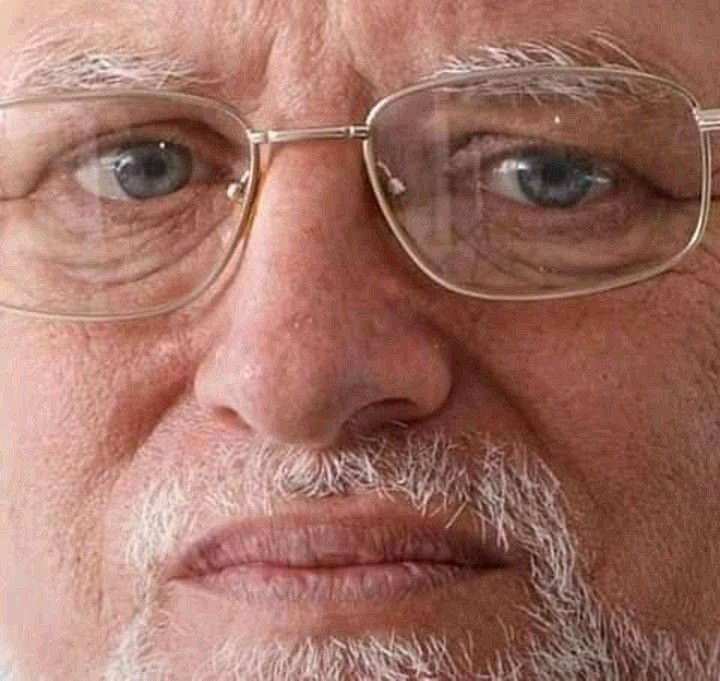
#> input picture abuelo.jpg, 720 x 681 px, given in place of the camera
$ python Camara_compu_rectangle.py
#> lines starting #> are read from the running program, lines starting #| are printed output that depends on the picture; after the words box and inside, x2 and y2 are one past the last pixel; in counts of white or black regions, pixels touching at a corner belong together
import cv2

cap = cv2.VideoCapture(0)

winName='IP_CAM'
cv2.namedWindow(winName,cv2.WINDOW_AUTOSIZE)
while(1):
    #cap.open(url)
    ret,frame=cap.read()
#> frame is the input picture: shape (681, 720, 3); mean B, G, R 100.7, 112.6, 160.3
    video=cv2.cvtColor(frame,cv2.COLOR_RGB2HSV)
#> video: shape (681, 720, 3); mean H, S, V 113.9, 102.5, 160.3
    video2=cv2.cvtColor(frame,cv2.COLOR_RGB2BGR)
    print(video.shape)
#| (681, 720, 3)

    video=cv2.resize(frame,(100,200))
#> video: shape (200, 100, 3)
    H = video[: , : , 0]
    S = video[: , : , 1]
    V = video[: , : , 2]
    H[:,:]=130
#> H: shape (200, 100); every value is 130
    video[:,:,0]=H
    HSV=cv2.merge((H,S,V))
    video_1=cv2.cvtColor(HSV,cv2.COLOR_HSV2RGB)

    ancho=2
    alto=2
    video1=cv2.resize(frame,(0,0),frame,ancho,alto)
    R = video1[: , : , 0]
    G = video1[: , : , 1]
    B = video1[: , : , 2]
    G[:,:]=180
#> G: shape (1362, 1440); every value is 180
    video1[:,:,0]=G
    RGB=cv2.merge((R,G,B))


    video2=cv2.flip(frame,0)
    B_1 = video2[: , : , 0]
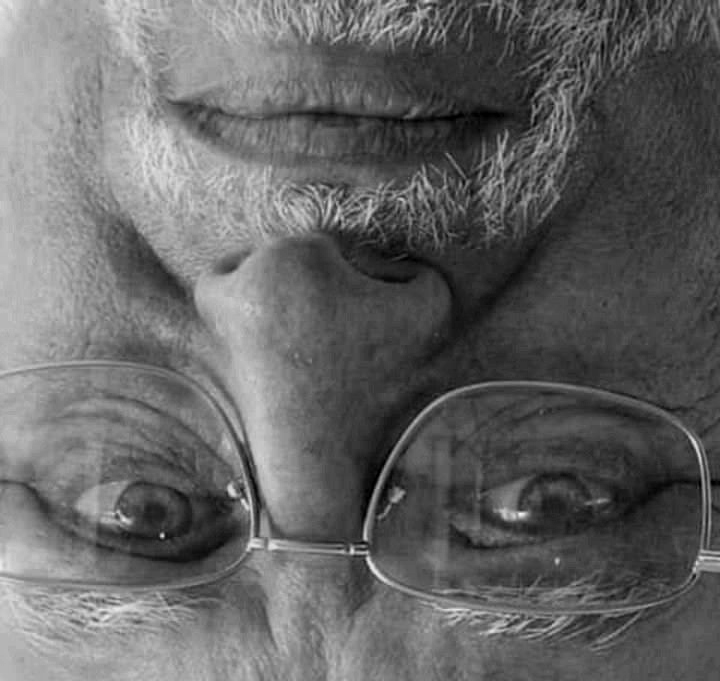
#> B_1: shape (681, 720); min 0, max 246, mean 100.7
    G_1 = video2[: , : , 1]
    R_1 = video2[: , : , 2]
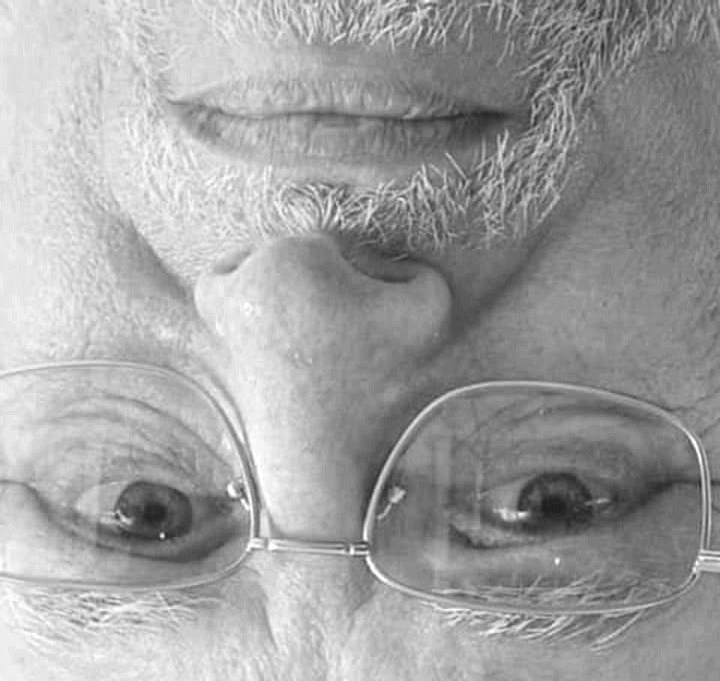
#> R_1: shape (681, 720); min 29, max 255, mean 160.3
    B_1[:,:]=210
#> B_1: shape (681, 720); every value is 210
    video2[:,:,0]=B_1
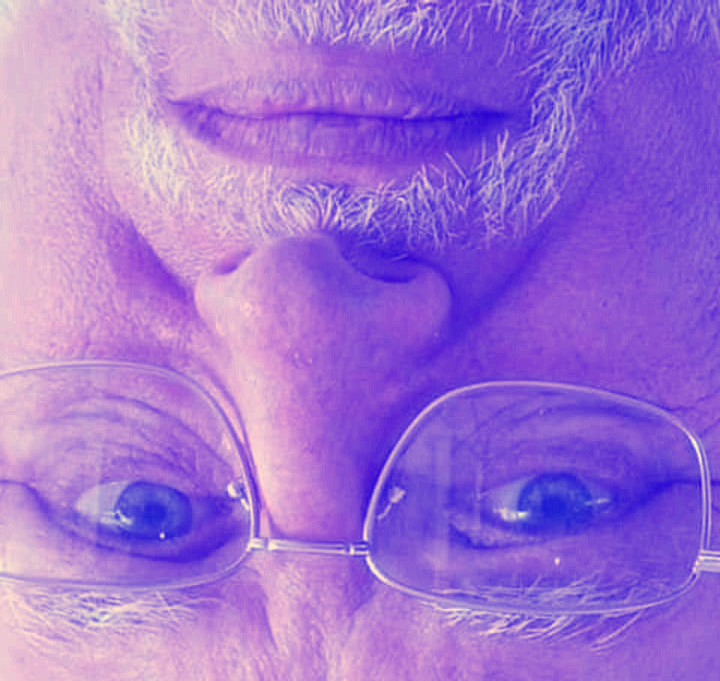
#> video2: shape (681, 720, 3); mean B, G, R 210, 112.6, 160.3
    BGR=cv2.merge((B_1,G_1,R_1))
    video_3=cv2.cvtColor(BGR,cv2.COLOR_BGR2RGB)

    #cv2.rectangle(frame,pt1=(20,10),pt2=(100,200),color=(255,255,0),thickness=10)
    print(frame.shape)
#| (681, 720, 3)
    if ret:

        #frame=cv2.rotate(frame,cv2.ROTATE_90_CLOCKWISE)
        frame_2=cv2.flip(frame,1)
        cv2.rectangle(frame_2,pt1=(20,10),pt2=(100,200),color=(255,255,0),thickness=10)
        cv2.circle(frame_2,center=(320,240),radius=20,color=(255,120,110),thickness=5)
        cv2.circle(frame_2,center=(50,20),radius=20,color=(255,0,255),thickness=-1)
        cv2.line(frame_2,pt1=(0,0),pt2=(640,480),color=(120,120,120),thickness=5)
        fuente=cv2.FONT_ITALIC
        cv2.putText(frame_2,text="Hola mundo",org=(10,240),fontFace=fuente,fontScale=2,color=(230,250,255),thickness=1, lineType=cv2.LINE_AA)
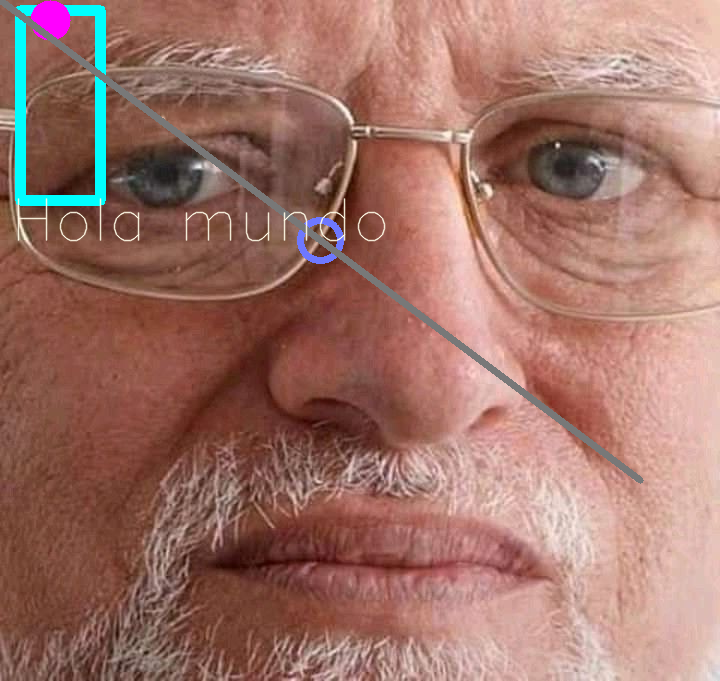
#> frame_2: shape (681, 720, 3); mean B, G, R 104.1, 114.8, 159.1
        gris=cv2.cvtColor(frame,cv2.COLOR_BGR2GRAY)
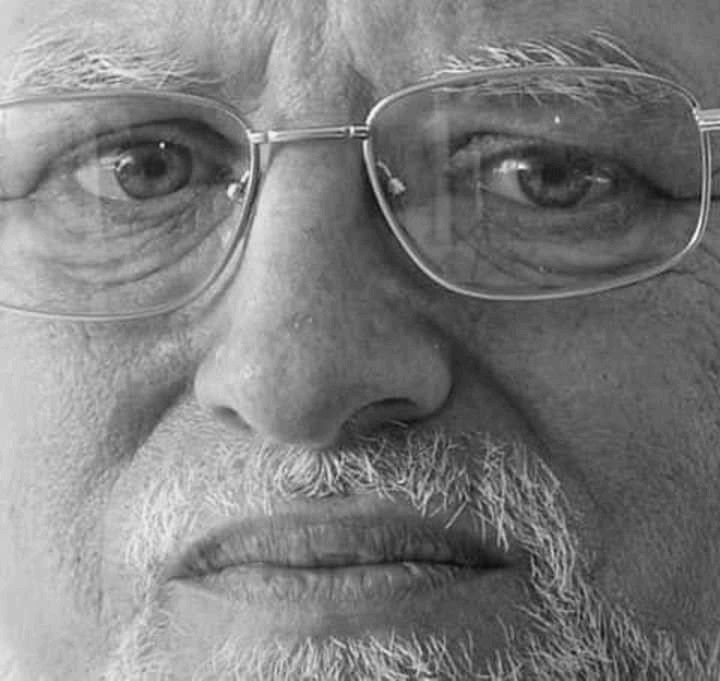
#> gris: shape (681, 720); min 14, max 246, mean 125.5
        #cv2.imshow(winName, rct)
        cv2.imshow(winName, frame_2)

        frame2=cv2.flip(video_1,1)
        cv2.putText(frame2,text="HSV",org=(10,240),fontFace=fuente,fontScale=2,color=(230,250,255),thickness=1, lineType=cv2.LINE_AA)
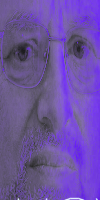
#> frame2: shape (200, 100, 3); mean R, G, B 107.5, 81.4, 160.3
        cv2.imshow("HSV", frame2)

        frame3=cv2.flip(RGB,1)
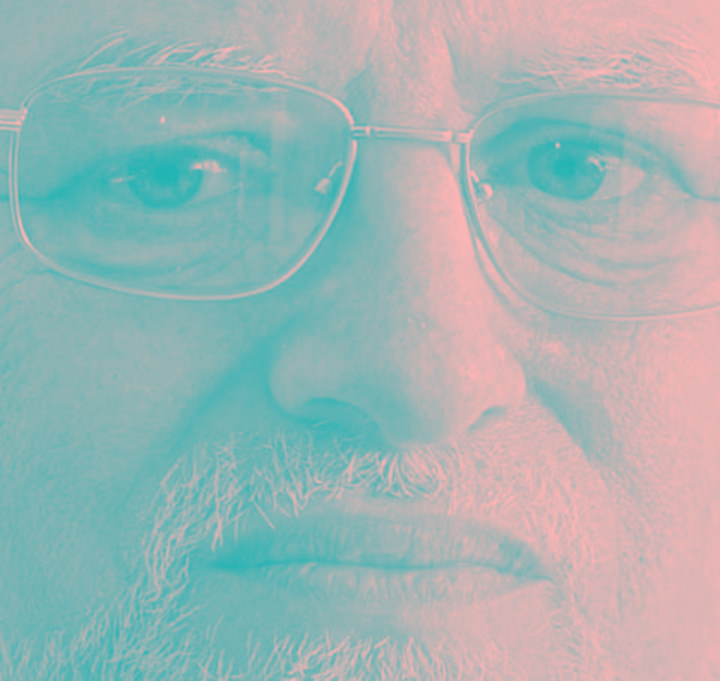
#> frame3: shape (1362, 1440, 3) (shown at 1/2 size); mean of channels 0, 1, 2 180, 180, 160.2; drawn as B, G, R
        cv2.putText(frame3,text="RGB",org=(10,240),fontFace=fuente,fontScale=2,color=(230,250,255),thickness=1, lineType=cv2.LINE_AA)
#> frame3: shape (1362, 1440, 3); 0.06% of pixels changed, all inside (x1, y1, x2, y2) = (17, 197, 132, 242)
        cv2.imshow("RGB", frame3)

        cv2.imshow("BGR", video_3)
    tecla=cv2.waitKey(1) & 0xFF
#> (key Esc is pressed here)
    if tecla ==27:
        break
cv2.destroyAllWindows()

$ run again, on ojos.jpg
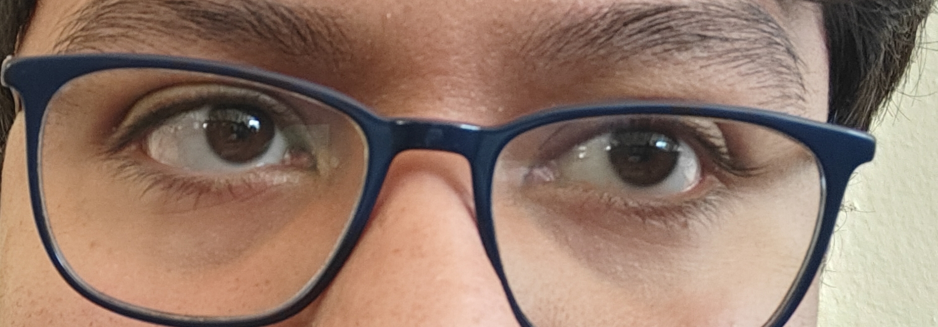
#> input picture ojos.jpg, 1876 x 654 px, given in place of the camera (shown at 1/2 size)
#> frame is the input picture: shape (654, 1876, 3); mean B, G, R 106.7, 121.8, 148.3
#| (654, 1876, 3)
#| (654, 1876, 3)
#> `frame3=cv2.flip(RGB,1)`:
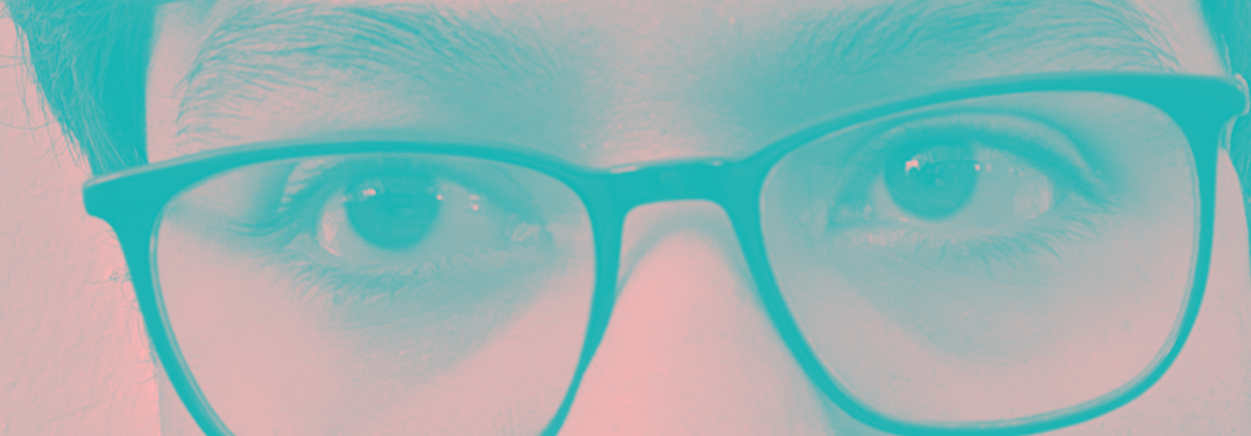
#> frame3: shape (1308, 3752, 3) (shown at 1/3 size); mean of channels 0, 1, 2 180, 180, 148.2; drawn as B, G, R
